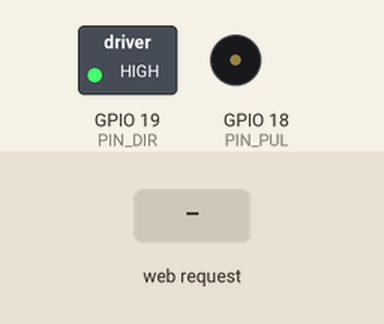
This sketch was run on a simulated ESP32. On the bench: switched loads named in the sketch (green lamp = pin HIGH), buzzer (waves = sounding). Inputs (shaded band) come from the test bench. WiFi joins after 1.5 s; servers stay silent unless stated; what the sketch prints to the serial monitor is not drawn.

Above: at 2.8 s.
2.9 s: HTTP request GET /set?rpm=1 received
At 3.7 s:
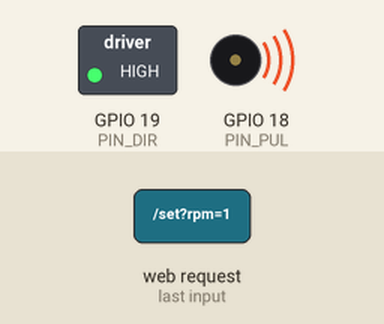
4.4 s: HTTP request GET /cmd?action=TOGGLE_DIR received
At 4.7 s:
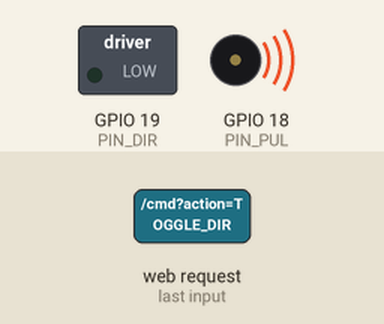
5.9 s: HTTP request GET /set?rpm=START received
At 6.3 s:
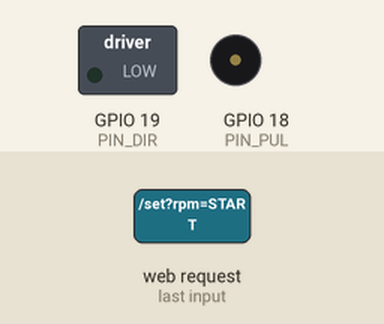
7.4 s: HTTP request GET /cmd?action=START received
At 8.3 s:
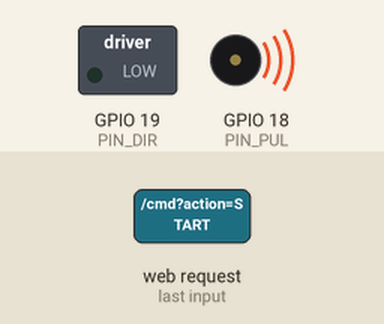
8.9 s: HTTP request GET /set?rpm=STOP received
At 10.5 s:
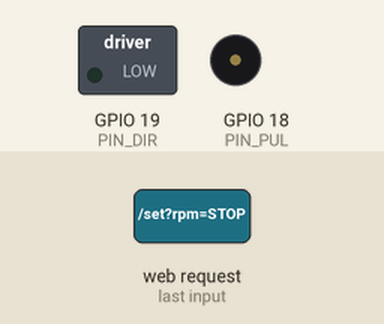
Timing chart, 0 to 12.0 s (numbered marks = the images above; inputs shaded):
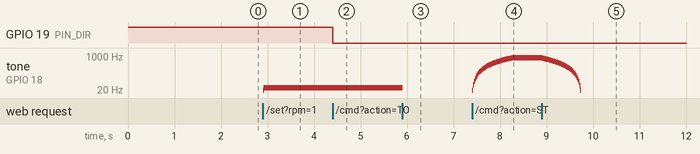

Measured:
- after the input at 2.9 s, tone on GPIO 18 (PIN_PUL): silent → 18 Hz at once, → 26 Hz 0.02 s later
- after the input at 4.4 s, GPIO 19 (PIN_DIR): HIGH → LOW at once
- after the input at 5.9 s, tone on GPIO 18 (PIN_PUL): 26 Hz → silent at once
- after the input at 7.4 s, tone on GPIO 18 (PIN_PUL): plays 18 Hz for 0.02 s, 37 Hz for 0.02 s, 56 Hz for 0.02 s, 75 Hz for 0.02 s, 94 Hz for 0.02 s, 112 Hz for 0.02 s … (43 notes in this stretch), starting at once
- after the input at 8.9 s, tone on GPIO 18 (PIN_PUL): plays 781 Hz for 0.02 s, 762 Hz for 0.02 s, 743 Hz for 0.02 s, 725 Hz for 0.02 s, 706 Hz for 0.02 s, 687 Hz for 0.02 s … (42 notes in this stretch), starting at once

The sketch:

Hito1_ControlMotor_Web.ino
```cpp
/*
 * ===================================================================
 * HITO 1: CONTROL DE BOMBA NEMA 34 CON DASHBOARD WEB + ACTUALIZACIÓN OTA
 * ARQUITECTURA POR HARDWARE TIMER LEDC (PULSOS DETERMINÍSTICOS EN SILICIO)
 * ===================================================================
 * Planta Piloto de Ultrafiltración - Tesis de Ingeniería Industrial
 * Microcontrolador: ESP32 DevKit V1 (30/38 pines)
 * Temporizador: Hardware LEDC Timer (0% CPU, pulsos puros por silicio)
 * Driver: Leadshine DM860 (1600 pulsos/rev) - Conexión Cátodo Común
 * Pines Físicos: PUL=GPIO 25, DIR=GPIO 26, ENA=GPIO 27
 * Red Wi-Fi: "Box804" / Clave: "plantapiloto2"
 * ===================================================================
 */

#include <WiFi.h>
#include <WebServer.h>
#include <ESPmDNS.h>
#include <ArduinoOTA.h>

// 1. CREDENCIALES DE RED WI-FI (Laboratorio / Planta)
const char* ssid = "Box804";
const char* password = "plantapiloto2";

// Red de Respaldo propia (Hotspot si no hay Wi-Fi disponible)
const char* ap_ssid = "ESP32-Bomba-UF";
const char* ap_pass = "12345678";

WebServer server(80);

// 2. ASIGNACIÓN DE PINES FÍSICOS AL DRIVER DM860
// Configuración: ENA desconectado (habilitado permanente), PUL=GPIO 18, DIR=GPIO 19
const uint8_t PIN_PUL = 18; // Pulso / Paso (STEP) -> GPIO 18 (D18)
const uint8_t PIN_DIR = 19; // Dirección (DIR)       -> GPIO 19 (D19)

const uint16_t PULSOS_POR_REV = 1600; // DM860 en 1600 pulsos/rev

// 3. VARIABLES DE ESTADO Y CONTROL
bool bombaEncendida = false;
bool direccionHoraria = true; // true = Horario (Filtración), false = Antihorario (Retrolavado)

float rpm_objetivo = 0.0;
float rpm_actual = 0.0;
const float ACELERACION_RPM_SEG = 35.0; // Rampa: 35 RPM por segundo

unsigned long t_ultima_rampa_ms = 0;

// Función para actualizar la frecuencia del temporizador de hardware LEDC
void actualizarFrecuenciaMotor(float rpm) {
  if (rpm > 0.5 && bombaEncendida) {
    // Ecuación: Frecuencia (Hz) = (RPM * 1600 pulsos/rev) / 60 segundos
    float freq_hz = (rpm * (float)PULSOS_POR_REV) / 60.0f;
    ledcWriteTone(PIN_PUL, freq_hz);
  } else {
    ledcWriteTone(PIN_PUL, 0); // Apaga los pulsos
    digitalWrite(PIN_PUL, LOW);
  }
}

// 4. INTERFAZ WEB HTML5 EMBEBIDA EN MEMORIA FLASH
const char index_html[] PROGMEM = R"rawliteral(
<!DOCTYPE html>
<html lang="es">
<head>
  <meta charset="UTF-8">
  <meta name="viewport" content="width=device-width, initial-scale=1.0">
  <title>Planta Piloto UF - Hito 1</title>
  <style>
    body { font-family: 'Segoe UI', system-ui, -apple-system, sans-serif; background: #0f172a; color: #f8fafc; text-align: center; margin: 0; padding: 20px; }
    .card { background: #1e293b; border-radius: 16px; max-width: 480px; margin: auto; padding: 28px; box-shadow: 0 10px 25px rgba(0,0,0,0.5); border: 1px solid #334155; }
    h1 { color: #38bdf8; font-size: 20px; margin-bottom: 4px; letter-spacing: 0.5px; }
    h3 { color: #94a3b8; font-size: 13px; margin-top: 0; font-weight: normal; }
    .display-box { background: #090d16; border-radius: 12px; padding: 20px; margin: 20px 0; border: 1px solid #1e293b; }
    .val-box { font-size: 52px; font-weight: 800; color: #10b981; font-family: monospace; }
    .unit { font-size: 18px; color: #64748b; }
    .status-badge { display: inline-block; padding: 6px 14px; border-radius: 20px; font-size: 12px; font-weight: bold; margin-top: 8px; }
    .status-on { background: #065f46; color: #34d399; }
    .status-off { background: #450a0a; color: #f87171; }
    .btn { background: #38bdf8; color: #0f172a; border: none; padding: 14px 20px; font-size: 15px; font-weight: bold; border-radius: 8px; cursor: pointer; margin: 6px; width: 45%; transition: 0.2s; }
    .btn:active { transform: scale(0.96); }
    .btn-stop { background: #ef4444; color: #fff; }
    .btn-dir { background: #f59e0b; color: #0f172a; width: 94%; }
    .slider-box { margin: 25px 0; text-align: left; background: #090d16; padding: 16px; border-radius: 8px; border: 1px solid #334155; }
    .slider-box label { font-size: 14px; color: #94a3b8; font-weight: 600; }
    input[type=range] { width: 100%; height: 8px; border-radius: 5px; background: #334155; outline: none; margin-top: 12px; accent-color: #38bdf8; }
    .info-footer { font-size: 11px; color: #64748b; margin-top: 18px; line-height: 1.4; }
  </style>
</head>
<body>
  <div class="card">
    <h1>PLANTA DE ULTRAFILTRACIÓN</h1>
    <h3>HITO 1: BOMBA PERISTÁLTICA MBP-2000 (NEMA 34)</h3>

    <div class="display-box">
      <div class="val-box"><span id="rpm_val">0.0</span> <span class="unit">RPM</span></div>
      <div id="status_pill" class="status-badge status-off">MOTOR DETENIDO</div>
      <div id="dir_txt" style="font-size: 13px; color: #94a3b8; margin-top: 10px;">Giro: Horario (Filtración)</div>
    </div>

    <div class="slider-box">
      <label>Velocidad Objetivo: <span id="target_val" style="color:#38bdf8; font-weight: bold;">30</span> RPM</label>
      <input type="range" min="0" max="120" value="30" id="rpm_slider" oninput="updateSlider(this.value)" onchange="sendRPM(this.value)">
    </div>

    <div>
      <button class="btn" onclick="sendCommand('START')">▶ INICIAR</button>
      <button class="btn btn-stop" onclick="sendCommand('STOP')">⏹ DETENER</button>
    </div>
    <br>
    <div>
      <button class="btn btn-dir" onclick="sendCommand('TOGGLE_DIR')">🔄 INVERTIR GIRO (Filtración / Backwash)</button>
    </div>

    <div class="info-footer">
      Control Determinístico por Hardware LEDC Timer<br>
      OTA Habilitada: Carga inalámbrica activa
    </div>
  </div>

  <script>
    function updateSlider(val) {
      document.getElementById('target_val').innerText = val;
    }
    function sendRPM(val) {
      fetch('/set?rpm=' + val);
    }
    function sendCommand(cmd) {
      fetch('/cmd?action=' + cmd);
    }

    setInterval(function() {
      fetch('/status').then(r => r.json()).then(d => {
        document.getElementById('rpm_val').innerText = d.rpm.toFixed(1);
        let pill = document.getElementById('status_pill');
        if (d.on) {
          pill.className = "status-badge status-on";
          pill.innerText = "BOMBA EN MARCHA";
        } else {
          pill.className = "status-badge status-off";
          pill.innerText = "MOTOR DETENIDO";
        }
        document.getElementById('dir_txt').innerText = "Giro: " + (d.dir ? "Horario (Filtración hacia FX100)" : "Antihorario (Retrolavado)");
      }).catch(err => {});
    }, 400);
  </script>
</body>
</html>
)rawliteral";

void setup() {
  Serial.begin(115200);

  pinMode(PIN_DIR, OUTPUT);
  digitalWrite(PIN_DIR, direccionHoraria);

  // Inicializar temporizador LEDC por hardware en PIN_PUL (GPIO 18)
  ledcAttach(PIN_PUL, 1000, 8);
  ledcWriteTone(PIN_PUL, 0); // Frecuencia 0 al arrancar

  Serial.println("\n==================================================");
  Serial.println("  PLANTA DE ULTRAFILTRACIÓN INDUSTRIAL - HITO 1   ");
  Serial.println("  Control por Hardware LEDC Timer (PUL=18, DIR=19)");
  Serial.println("==================================================");

  // Conexión Wi-Fi Modo Híbrido
  WiFi.mode(WIFI_AP_STA);
  WiFi.begin(ssid, password);
  Serial.printf("Conectando a la red Wi-Fi: '%s' ...", ssid);

  int intentos = 0;
  while (WiFi.status() != WL_CONNECTED && intentos < 20) {
    delay(400);
    Serial.print(".");
    intentos++;
  }

  if (WiFi.status() == WL_CONNECTED) {
    Serial.println("\n[OK] Wi-Fi Conectado con éxito.");
    Serial.printf("IP Asignada: http://%s\n", WiFi.localIP().toString().c_str());

    if (MDNS.begin("bomba-uf")) {
      Serial.println("Acceso por dominio mDNS: http://bomba-uf.local");
    }
  } else {
    Serial.println("\n[AVISO] No se pudo conectar a la red Box804.");
    Serial.println("Levantando Red Wi-Fi Propia (Hotspot de Respaldo)...");
    WiFi.softAP(ap_ssid, ap_pass);
    Serial.printf("Conéctate al Wi-Fi: '%s' (Clave: '%s')\n", ap_ssid, ap_pass);
    Serial.printf("Abre en tu navegador: http://%s\n", WiFi.softAPIP().toString().c_str());
  }

  // Configuración OTA
  ArduinoOTA.setHostname("bomba-uf");
  ArduinoOTA.setPassword("plantapiloto2");

  ArduinoOTA.onStart([]() {
    bombaEncendida = false;
    actualizarFrecuenciaMotor(0.0);
    Serial.println("\n[OTA] Iniciando carga de nuevo firmware por Wi-Fi...");
  });

  ArduinoOTA.onEnd([]() {
    Serial.println("\n[OTA] Actualización completada con éxito. Reiniciando...");
  });

  ArduinoOTA.onError([](ota_error_t error) {
    Serial.printf("[OTA ERROR %u]\n", error);
  });

  ArduinoOTA.begin();
  Serial.println("[OK] Servicio ArduinoOTA iniciado.");

  // Rutas del Servidor Web
  server.on("/", HTTP_GET, [](){
    server.send_P(200, "text/html", index_html);
  });

  server.on("/set", HTTP_GET, [](){
    if (server.hasArg("rpm")) {
      float r = server.arg("rpm").toFloat();
      if (r >= 0.0f && r <= 150.0f) {
        rpm_objetivo = r;
        if (r > 0.0f && !bombaEncendida) {
          bombaEncendida = true;
        }
      }
    }
    server.send(200, "text/plain", "OK");
  });

  server.on("/cmd", HTTP_GET, [](){
    if (server.hasArg("action")) {
      String act = server.arg("action");
      if (act == "START") {
        if (rpm_objetivo < 1.0f) rpm_objetivo = 30.0f;
        bombaEncendida = true;
      } else if (act == "STOP") {
        bombaEncendida = false;
      } else if (act == "TOGGLE_DIR") {
        direccionHoraria = !direccionHoraria;
        digitalWrite(PIN_DIR, direccionHoraria);
      }
    }
    server.send(200, "text/plain", "OK");
  });

  server.on("/status", HTTP_GET, [](){
    String json = "{\"rpm\":" + String(rpm_actual, 1) +
                  ",\"on\":" + String(bombaEncendida ? "true" : "false") +
                  ",\"dir\":" + String(direccionHoraria ? "true" : "false") + "}";
    server.send(200, "application/json", json);
  });

  server.begin();
  Serial.println("[OK] Servidor Web iniciado.");
  Serial.println("--------------------------------------------------");
}

void loop() {
  // 1. Atender solicitudes del Servidor Web y OTA
  server.handleClient();
  ArduinoOTA.handle();

  // 2. Rampa de Aceleración Suave (calculada cada 20 ms)
  unsigned long ahora_ms = millis();
  if (ahora_ms - t_ultima_rampa_ms >= 20) {
    float dt = (ahora_ms - t_ultima_rampa_ms) / 1000.0f;
    t_ultima_rampa_ms = ahora_ms;

    if (bombaEncendida) {
      if (rpm_actual < rpm_objetivo) {
        rpm_actual += ACELERACION_RPM_SEG * dt;
        if (rpm_actual > rpm_objetivo) rpm_actual = rpm_objetivo;
      } else if (rpm_actual > rpm_objetivo) {
        rpm_actual -= ACELERACION_RPM_SEG * dt;
        if (rpm_actual < rpm_objetivo) rpm_actual = rpm_objetivo;
      }
      actualizarFrecuenciaMotor(rpm_actual);
    } else {
      if (rpm_actual > 0.0f) {
        rpm_actual -= ACELERACION_RPM_SEG * dt * 2.0f;
        if (rpm_actual <= 0.0f) {
          rpm_actual = 0.0f;
        }
        actualizarFrecuenciaMotor(rpm_actual);
      }
    }
  }
}
```
